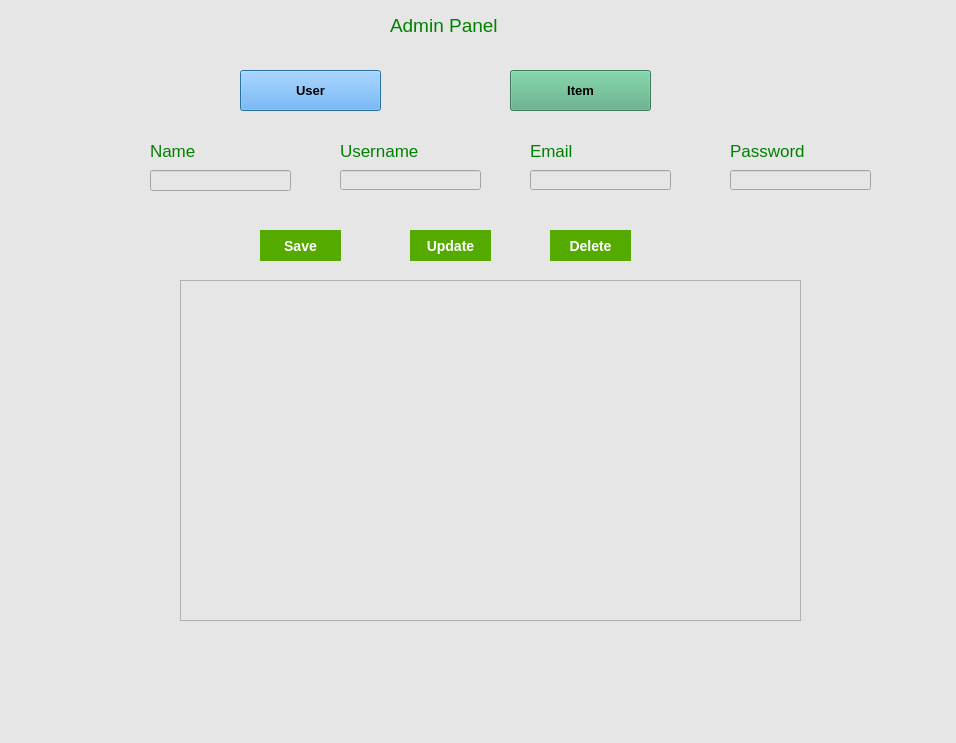
<?xml version="1.0" encoding="UTF-8"?>
<ui version="4.0">
 <class>Admin_second_window</class>
 <widget class="QDialog" name="Admin_second_window">
  <property name="geometry">
   <rect>
    <x>0</x>
    <y>0</y>
    <width>956</width>
    <height>743</height>
   </rect>
  </property>
  <property name="windowTitle">
   <string>Dialog</string>
  </property>
  <property name="styleSheet">
   <string notr="true">background-color: rgb(230, 230, 230);
color : green;</string>
  </property>
  <widget class="QLabel" name="label">
   <property name="geometry">
    <rect>
     <x>390</x>
     <y>0</y>
     <width>121</width>
     <height>51</height>
    </rect>
   </property>
   <property name="font">
    <font>
     <pointsize>14</pointsize>
    </font>
   </property>
   <property name="text">
    <string>Admin Panel</string>
   </property>
  </widget>
  <widget class="QPushButton" name="pushButton_user">
   <property name="geometry">
    <rect>
     <x>240</x>
     <y>70</y>
     <width>141</width>
     <height>41</height>
    </rect>
   </property>
   <property name="styleSheet">
    <string notr="true">background-color: rgb(85, 170, 255);
color: black;
font-size : 13px;
font-weight : bold;</string>
   </property>
   <property name="text">
    <string>User</string>
   </property>
  </widget>
  <widget class="QPushButton" name="pushButton_item">
   <property name="geometry">
    <rect>
     <x>510</x>
     <y>70</y>
     <width>141</width>
     <height>41</height>
    </rect>
   </property>
   <property name="styleSheet">
    <string notr="true">background-color: rgb(85, 170, 127);
color: black;
font-size : 13px;
font-weight : bold;</string>
   </property>
   <property name="text">
    <string>Item</string>
   </property>
  </widget>
  <widget class="QLabel" name="label_name">
   <property name="geometry">
    <rect>
     <x>150</x>
     <y>140</y>
     <width>121</width>
     <height>21</height>
    </rect>
   </property>
   <property name="styleSheet">
    <string notr="true">font-size : 17px;</string>
   </property>
   <property name="text">
    <string>Name</string>
   </property>
  </widget>
  <widget class="QLineEdit" name="txt_name">
   <property name="geometry">
    <rect>
     <x>150</x>
     <y>170</y>
     <width>141</width>
     <height>21</height>
    </rect>
   </property>
   <property name="styleSheet">
    <string notr="true">font-weight : bold;
font-size : 12px;
color : black;</string>
   </property>
  </widget>
  <widget class="QLabel" name="label_username">
   <property name="geometry">
    <rect>
     <x>340</x>
     <y>140</y>
     <width>111</width>
     <height>21</height>
    </rect>
   </property>
   <property name="styleSheet">
    <string notr="true">font-size : 17px;</string>
   </property>
   <property name="text">
    <string>Username</string>
   </property>
  </widget>
  <widget class="QLineEdit" name="txt_username">
   <property name="geometry">
    <rect>
     <x>340</x>
     <y>170</y>
     <width>141</width>
     <height>20</height>
    </rect>
   </property>
   <property name="styleSheet">
    <string notr="true">font-weight : bold;
font-size : 12px;
color : black;</string>
   </property>
  </widget>
  <widget class="QLineEdit" name="txt_email">
   <property name="geometry">
    <rect>
     <x>530</x>
     <y>170</y>
     <width>141</width>
     <height>20</height>
    </rect>
   </property>
   <property name="styleSheet">
    <string notr="true">font-weight : bold;
font-size : 12px;
color : black;</string>
   </property>
  </widget>
  <widget class="QLabel" name="label_email">
   <property name="geometry">
    <rect>
     <x>530</x>
     <y>140</y>
     <width>111</width>
     <height>21</height>
    </rect>
   </property>
   <property name="styleSheet">
    <string notr="true">font-size : 17px;</string>
   </property>
   <property name="text">
    <string>Email</string>
   </property>
  </widget>
  <widget class="QLabel" name="label_password">
   <property name="geometry">
    <rect>
     <x>730</x>
     <y>140</y>
     <width>81</width>
     <height>21</height>
    </rect>
   </property>
   <property name="styleSheet">
    <string notr="true">font-size : 17px;</string>
   </property>
   <property name="text">
    <string>Password</string>
   </property>
  </widget>
  <widget class="QLineEdit" name="txt_password">
   <property name="geometry">
    <rect>
     <x>730</x>
     <y>170</y>
     <width>141</width>
     <height>20</height>
    </rect>
   </property>
   <property name="styleSheet">
    <string notr="true">font-weight : bold;
font-size : 12px;
color : black;</string>
   </property>
  </widget>
  <widget class="QPushButton" name="pushButton_save">
   <property name="geometry">
    <rect>
     <x>260</x>
     <y>230</y>
     <width>81</width>
     <height>31</height>
    </rect>
   </property>
   <property name="styleSheet">
    <string notr="true">font-weight : bold;
background-color: rgb(85, 170, 0);
font-size : 14px;
color : #fff;
border : none;</string>
   </property>
   <property name="text">
    <string>Save</string>
   </property>
  </widget>
  <widget class="QPushButton" name="pushButton_edit">
   <property name="geometry">
    <rect>
     <x>410</x>
     <y>230</y>
     <width>81</width>
     <height>31</height>
    </rect>
   </property>
   <property name="styleSheet">
    <string notr="true">font-weight : bold;
background-color: rgb(85, 170, 0);
font-size : 14px;
color : #fff;
border : none;</string>
   </property>
   <property name="text">
    <string>Update</string>
   </property>
  </widget>
  <widget class="QPushButton" name="pushButton_delete">
   <property name="geometry">
    <rect>
     <x>550</x>
     <y>230</y>
     <width>81</width>
     <height>31</height>
    </rect>
   </property>
   <property name="styleSheet">
    <string notr="true">font-weight : bold;
background-color: rgb(85, 170, 0);
font-size : 14px;
color : #fff;
border : none;</string>
   </property>
   <property name="text">
    <string>Delete</string>
   </property>
  </widget>
  <widget class="QTableView" name="tableView_user">
   <property name="geometry">
    <rect>
     <x>180</x>
     <y>280</y>
     <width>621</width>
     <height>341</height>
    </rect>
   </property>
  </widget>
 </widget>
 <resources/>
 <connections/>
</ui>
